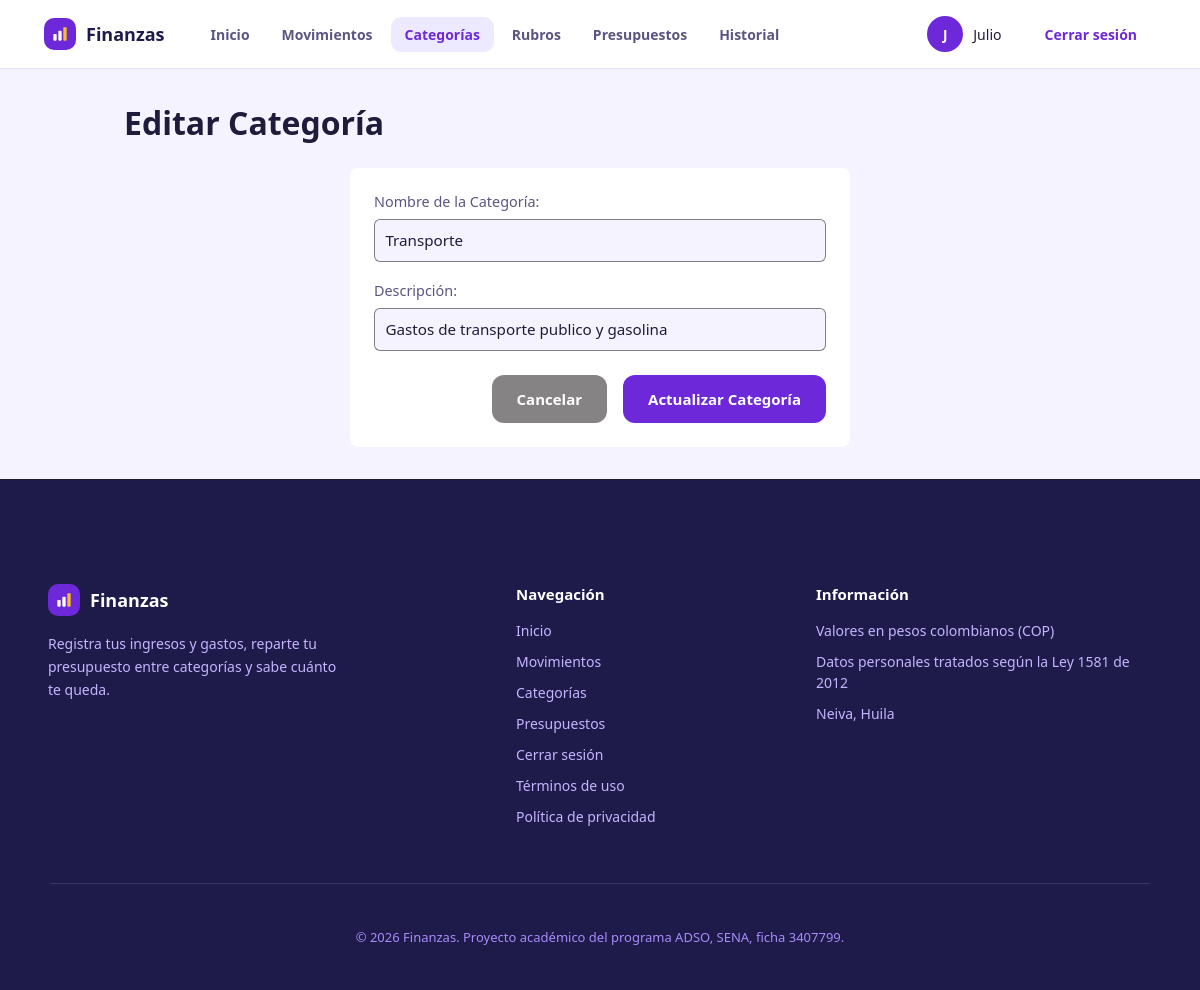
/views/categories/editar.php?id=2 (signed in), run on the app's committed database.
### tables this page shows
CREATE TABLE categorias (
    id_categoria INT AUTO_INCREMENT PRIMARY KEY,
    id_usuario INT NOT NULL,
    nombre VARCHAR(50) NOT NULL,
    descripcion VARCHAR(255),

    CONSTRAINT fk_categorias_usuario
        FOREIGN KEY (id_usuario)
        REFERENCES usuarios(id_usuario)
        ON UPDATE CASCADE
        ON DELETE RESTRICT
);

### controllers/categoriesController.php (called while the page is built, shortened)
<?php
require_once __DIR__ . '/../config/session.php';
$user_id = requerir_login();
require_once __DIR__ . '/../config/connection.php';
require_once __DIR__ . '/../models/categoriesModel.php';
$action  = $_GET['action'] ?? 'index';
switch ($action) {
    case 'edit':
        $id            = filter_var($_GET['id'] ?? null, FILTER_VALIDATE_INT);
        $categoriaEdit = $id ? obtenerCategoriaPorId($conn, $user_id, $id) : null;
        break;
}
?>

### config/session.php (called while the page is built, shortened)
<?php
function iniciar_sesion_segura(): void
{
    if (session_status() !== PHP_SESSION_NONE) {
        return;
    }
    $https = (!empty($_SERVER['HTTPS']) && $_SERVER['HTTPS'] !== 'off')
        || (($_SERVER['SERVER_PORT'] ?? '') === '443');
}
function requerir_login(): int
{
    return (int) $_SESSION['user_id'];
}

### models/categoriesModel.php (called while the page is built, shortened)
<?php
function obtenerCategoriaPorId($conn, $user_id, $categoria_id) {
    $categoria = null;
    $sql = "SELECT id_categoria AS id, nombre, descripcion FROM categorias WHERE id_categoria = ? AND id_usuario = ?";
    $stmt = mysqli_prepare($conn, $sql);
    if ($stmt) {
        $cat_id = (int) $categoria_id;
        $u_id   = (int) $user_id;
        mysqli_stmt_bind_param($stmt, "ii", $cat_id, $u_id);
        mysqli_stmt_execute($stmt);
        $resultado = mysqli_stmt_get_result($stmt);
        $categoria = mysqli_fetch_assoc($resultado);
    }
    return $categoria;
}
?>

### views/categories/editar.php (the view, shortened to what this page needs)
<?php
require_once __DIR__ . '/../../controllers/categoriesController.php';
?>
<!DOCTYPE html>
<html lang="es">
<head>
    <link rel="stylesheet" href="../../public/css/categories.css?v=<?= filemtime(__DIR__ . '/../../public/css/categories.css') ?>">
    <link rel="stylesheet" href="../../public/css/layout.css">
    <link rel="stylesheet" href="../../public/css/alerts.css?v=<?= filemtime(__DIR__ . '/../../public/css/alerts.css') ?>">
</head>
<body>
<?php require_once __DIR__ . '/../layouts/navbar.php'; ?>
<main class="container">
    <div class="page-header">
        <h1>Editar Categoría</h1>
    </div>
    <div class="card form-card">
        <?php if (!empty($categoriaEdit)): ?>
            <form action="/finanzas_personales/controllers/categoriesController.php?action=update" method="POST" id="editCategoryForm" novalidate>
                <div class="form-group">
                    <label for="nombre">Nombre de la Categoría:</label>
                    <input type="text" id="nombre" name="nombre" value="<?= htmlspecialchars($categoriaEdit['nombre']) ?>" required maxlength="50" autocomplete="off">
                </div>
                <div class="form-group">
                    <label for="descripcion">Descripción:</label>
                    <input type="text" id="descripcion" name="descripcion" value="<?= htmlspecialchars($categoriaEdit['descripcion'] ?? '') ?>" maxlength="255" autocomplete="off">
                </div>
                <div class="form-actions">
                    <a href="index.php" class="btn btn-secondary">Cancelar</a>
                    <button type="submit" class="btn btn-primary">Actualizar Categoría</button>
                </div>
            </form>
        <?php endif; ?>
    </div>
</main>
<?php require_once __DIR__ . '/../layouts/footer.php'; ?>
</body>
</html>

### public/css/categories.css (style rules this page uses)
:root { --bg-main: #F5F3FF; --bg-sidebar: #FFFFFF; --bg-card: #FFFFFF; --border-color: #221e1e8c; --text-main: #1F1B3A; --text-muted: #5B5580; --accent-primary: #6D28D9; --accent-hover: #5B21B6; --danger-color: #B91C1C; }
* { box-sizing: border-box; margin: 0; padding: 0; font-family: 'Segoe UI', system-ui, -apple-system, sans-serif; }
body { background-color: var(--bg-main); color: var(--text-main); min-height: 100vh; display: flex; flex-direction: column; }
.container { max-width: 1000px; margin: 2rem auto; padding: 0 1.5rem; width: 100%; }
.page-header { display: flex; justify-content: space-between; align-items: center; margin-bottom: 1.5rem; }
.btn { display: inline-block; padding: 0.6rem 1.2rem; border-radius: 6px; text-decoration: none; font-weight: 600; font-size: 0.9rem; cursor: pointer; border: none; transition: background-color 0.2s ease; }
.btn-primary { background-color: var(--accent-primary); color: #ffffff; }
.btn-secondary { background-color: var(--border-color); color: #ffffff; }
.card { background-color: var(--bg-card); border-radius: 8px; overflow: hidden; }
.form-card { padding: 1.5rem; max-width: 500px; margin: 0 auto; }
.form-group { margin-bottom: 1.2rem; }
.form-group label { display: block; margin-bottom: 0.5rem; color: var(--text-muted); font-size: 0.9rem; }
.form-group input { width: 100%; padding: 0.65rem; background: var(--bg-main); border: 1px solid var(--border-color); color: var(--text-main); border-radius: 6px; outline: none; font-size: 0.95rem; }
.form-actions { display: flex; gap: 1rem; justify-content: flex-end; margin-top: 1.5rem; }

### public/css/layout.css (style rules this page uses)
:root { --primary: #6D28D9; --primary-dark: #5B21B6; --deep: #1E1B4B; --soft: #A78BFA; --soft-2: #C4B5FD; --tint: #EDE9FE; --gold: #FBBF24; --bg: #F5F3FF; --surface: #FFFFFF; --border: #E4DFF7; --text: #1F1B3A; --muted: #5B5580; --danger: #B91C1C; --success: #15803D; --radius: 12px; }
*, *::before, *::after { box-sizing: border-box; }
html { scroll-behavior: smooth; scroll-padding-top: 84px; }
.btn { display: inline-flex; align-items: center; justify-content: center; gap: 8px; min-height: 48px; padding: 0 24px; border: 1px solid transparent; border-radius: var(--radius); font: 700 15px "Plus Jakarta Sans", system-ui, sans-serif; text-decoration: none; cursor: pointer; transition: background 0.15s, color 0.15s, border-color 0.15s; }
.btn-primary { background: var(--primary); color: #fff; }

### public/css/alerts.css (style rules this page uses)
:root { --al-primary: #6D28D9; --al-primary-dark: #5B21B6; --al-deep: #1E1B4B; --al-soft-2: #C4B5FD; --al-tint: #EDE9FE; --al-border: #E4DFF7; --al-text: #1F1B3A; --al-muted: #5B5580; --al-danger: #B91C1C; --al-danger-dark: #991B1B; --al-success: #15803D; --al-warning: #B45309; }

### data on the page
categorias: nombre "Transporte", descripcion "Gastos de transporte publico y gasolina"

### other printed values
$h($etiqueta) "Inicio"
$h($etiqueta) "Movimientos"
$h($etiqueta) "Categorías"
$h($etiqueta) "Rubros"
$h($etiqueta) "Presupuestos"
$h($etiqueta) "Historial"
$h($inicial) "J"
$h($primerNombre) "Julio"
$h($etiqueta) "Cerrar sesión"
